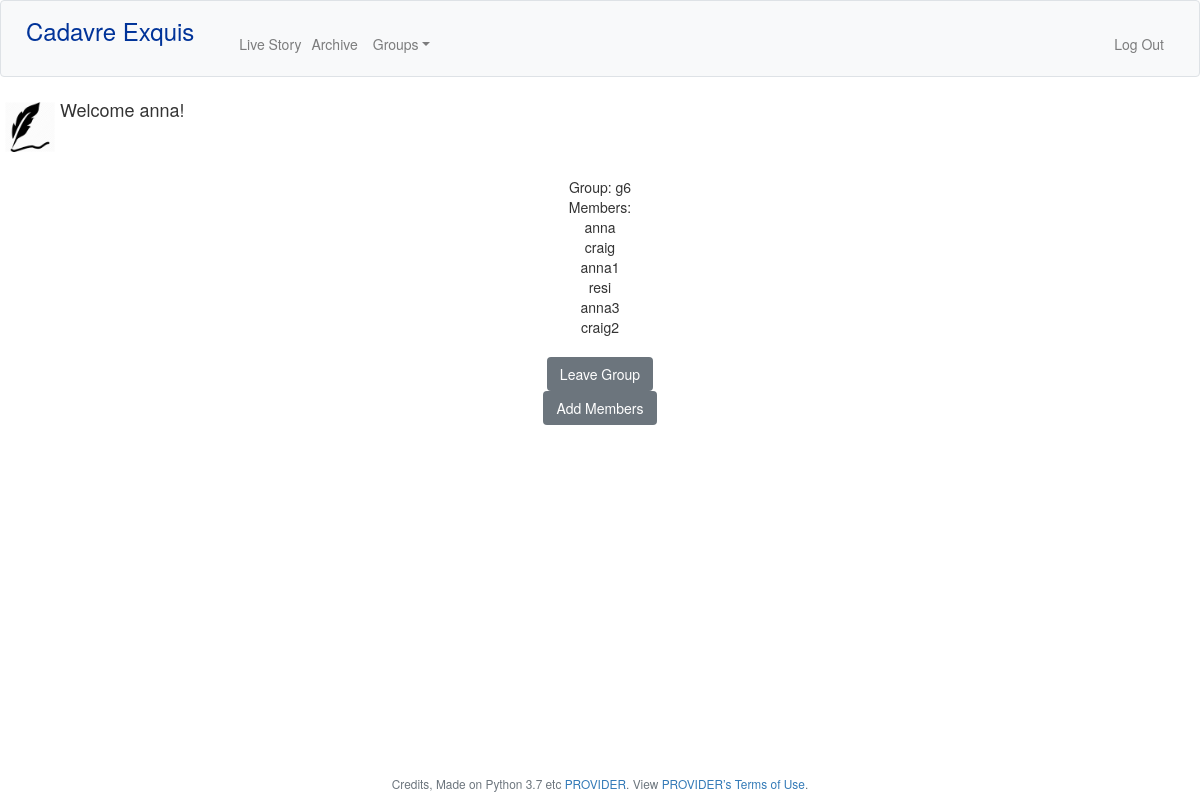
/group/g6 (signed in), run on the app's committed database.
### tables this page shows
CREATE TABLE users (
user_id INTEGER PRIMARY KEY, 
name VARCHAR(255) NOT NULL, 
hash VARCHAR(255) NOT NULL,
UNIQUE(name));

CREATE TABLE 'groups' (
'group_name' VARCHAR(255) NOT NULL,
'turn' INTEGER NOT NULL,
'user_id'INTEGER,
FOREIGN KEY ('user_id') REFERENCES 'users'('user_id')
ON UPDATE CASCADE
ON DELETE CASCADE
);

### flask_app.py (the view)
@app.route("/group/<groupname>")
@login_required
def group(groupname):
  group = query_db("SELECT * FROM groups WHERE group_name=?", [groupname], one=True)
  members = query_db("SELECT * FROM users INNER JOIN groups ON groups.user_id=users.user_id WHERE groups.group_name=?", [groupname], one=False)
  return render_template("group.html", group=group, members=members)

### flask_app.py (called while the page is built)
@app.after_request
def after_request(response):
    response.headers["Cache-Control"] = "no-cache, no-store, must-revalidate"
    response.headers["Expires"] = 0
    response.headers["Pragma"] = "no-cache"
    return response

@app.teardown_appcontext
def close_connection(exception):
  db = getattr(g, '_database', None)
  if db is not None:
    db.close()

### helpers.py (called while the page is built)
def get_db():
  db=getattr(g, '_database', None)
  if db is None:
    db = g._database = sqlite3.connect("ce.db")
    db.row_factory = make_dicts #why function called without args????
  return db

def make_dicts(cursor, row):
    return dict((cursor.description[idx][0], value)
                for idx, value in enumerate(row))

def query_db(query, args=(), one=False):
    cur = get_db().execute(query, args)
    rv = cur.fetchall()
    cur.close()
    return (rv[0] if rv else None) if one else rv

def login_required(f):
    @wraps(f)
    def decorated_function(*args, **kwargs):
        if session.get("user_id") is None:
            return redirect("/login")
        return f(*args, **kwargs)
    return decorated_function

### templates/group.html (shortened to what this page needs)
{% extends "layout.html" %}
  {% block main %}
      Group: {{group["group_name"]}}<br>
      Members:<br>
      {% for member in members %}
       {{member["name"]}}<br>
      {% endfor %}<br>
      <form>
        <button name="leave" class="btn btn-secondary" type="submit" formaction="/leave_group/{{group}}">Leave Group</button><br>
        <button name="add" class="btn btn-secondary" type="submit" formaction="/add/{{group["group_name"]}}"> Add Members</button>
      </form>
      <br>
  {% endblock %}

### templates/layout.html (shortened to what this page needs)
<!DOCTYPE html>
<html lang="en">
    <head>
        <link href="https://maxcdn.bootstrapcdn.com/bootstrap/4.1.3/css/bootstrap.min.css" rel="stylesheet">
        <link href="/static/styles.css" rel="stylesheet">
        <link href="https://netdna.bootstrapcdn.com/bootstrap/3.1.0/css/bootstrap.min.css" rel="stylesheet" id="bootstrap-css">
    </head>
    <body>
        <nav class="navbar navbar-expand-md navbar-light bg-light border">
            <a class="navbar-brand mb-4" href="/"><span class="blue">Cadavre Exquis</span></a>
            <div class="collapse navbar-collapse" id="navbar">
                {% if session.user_id %}
                    <ul class="navbar-nav mr-auto mt-3">
                        <li class="nav-item"><a class="nav-link" href="/live_game">Live Story</a></li>
                        <li class="nav-item"><a class="nav-link" href="/archive">Archive</a></li>
                        <li class="dropdown"><a class="dropdown-toggle" role="button" data-toggle="dropdown" >Groups</a>
                        </li>
                    </ul>
                    <ul class="navbar-nav navbar-right ml-auto mt-3 mr-2">
                        <li class="nav-item" ><a class="nav-link" href="/logout">Log Out</a></li>
                    </ul>
                {% else %}
                    <ul class="navbar-nav ml-auto mt-2">
                        <li class="nav-item"><a class="nav-link" href="/login">Log In</a></li>
                        <li class="nav-item"><a class="nav-link" href="/sign_up">Sign Up</a></li>
                        <li class="nav-item"><a class="nav-link" href="/about">About</a></li>
                    </ul>
                {% endif %}
            </div>
        </nav>
        {% if session.user_id %}
        <div class="media" align="left">
          <img class="p-2 mt-0 mb-2" src="{{url_for('static',filename='pen.png')}}" class="align-self-start mr-3" height="60" width="60" alt="...">
          <div class="media-heading">
            <h4 class="mt-1">Welcome {{ session.name }}!</h5>
          </div>
        </div>
        {% endif %}
        <main class="container p-4">
            {% block main %}{% endblock %}
        </main>
        <footer class="small text-center text-muted" id="footer">
            Credits, Made on Python 3.7 etc <a href="https://iextrading.com/developer">PROVIDER</a>. View <a href="https://iextrading.com/api-exhibit-a/">PROVIDER’s Terms of Use</a>.
        </footer>
    </body>
</html>

### static/styles.css (style rules this page uses)
nav .navbar-brand { font-size: x-large; }
nav .dropdown-toggle { padding-right: 0; padding-left: 0; color: rgba(0,0,0,.5); display: block; padding: .5rem 1rem; }
nav .dropdown { color: rgba(0,0,0,.5); }
nav .navbar-brand .blue { color: #003399; }
main { overflow-x: auto; text-align: center; margin-bottom: 25px; }
#footer { position: fixed; clear: both; bottom: 0; width: 100%; height: 2.5rem; background-color: #fff; }

### data on the page
users: name "anna"
groups: group_name "g6", name "anna"
groups: name "craig"
groups: name "anna1"
groups: name "resi"
groups: name "anna3"
groups: name "craig2"
